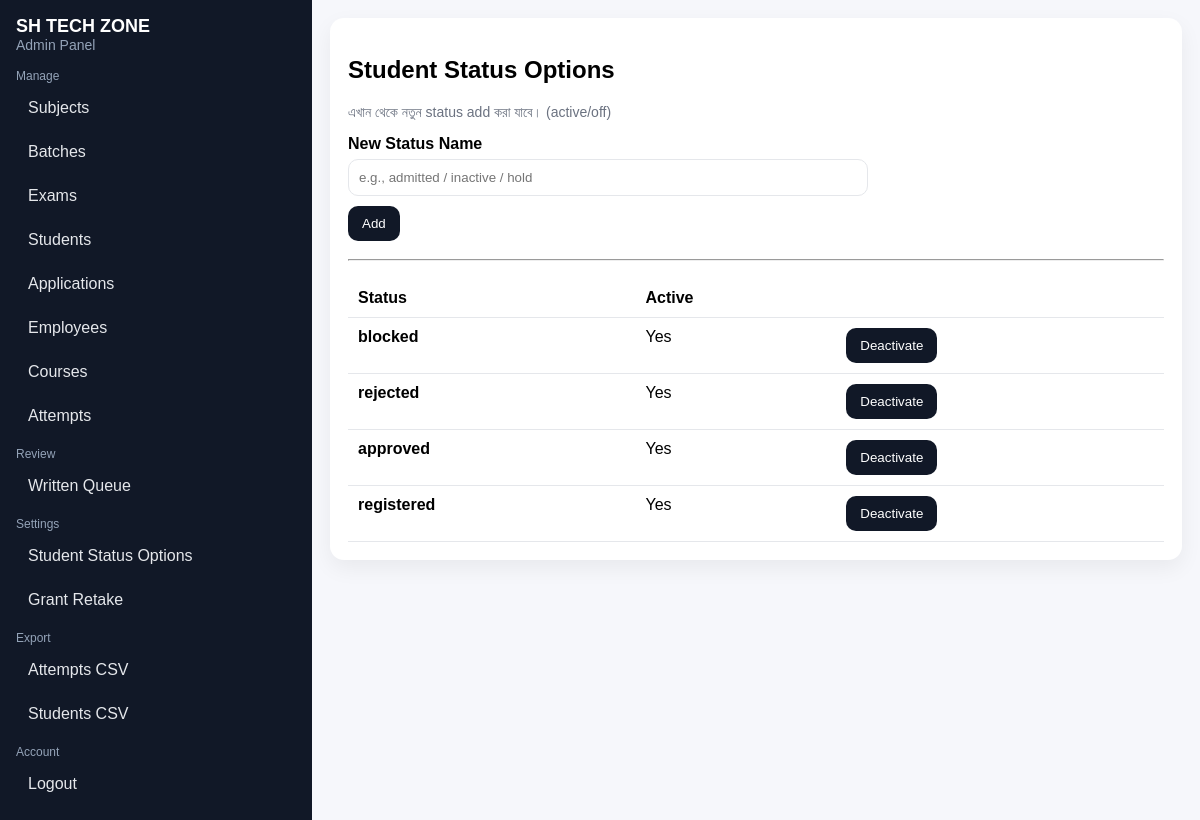
The page /admin/status (signed in) on the database its author committed.
### tables this page shows
CREATE TABLE status_options (
        id INTEGER PRIMARY KEY AUTOINCREMENT,
        name TEXT UNIQUE NOT NULL,
        is_active INTEGER NOT NULL DEFAULT 1,
        created_at TEXT NOT NULL
    );

### app.py (the view, shortened to what this page needs)
@app.route("/admin/status", methods=["GET", "POST"])
@admin_required
def admin_status_options():
    conn = get_db()
    statuses = conn.execute("SELECT * FROM status_options ORDER BY id DESC").fetchall()
    conn.close()
    return render_template("admin/status.html", site_name=SITE_NAME, statuses=statuses)

### app.py (called while the page is built)
def get_db():
    conn = sqlite3.connect(DB_PATH)
    conn.row_factory = sqlite3.Row
    try:
        conn.execute("PRAGMA foreign_keys = ON")
    except Exception:
        pass
    return conn

def admin_required(fn):
    @wraps(fn)
    def wrapper(*args, **kwargs):
        if not session.get("admin"):
            return redirect(url_for("admin_login"))
        return fn(*args, **kwargs)
    return wrapper

### templates/admin/status.html
{% extends "admin/base.html" %}
{% block content %}
  <h2>Student Status Options</h2>
  <p class="muted">এখান থেকে নতুন status add করা যাবে। (active/off)</p>
  <form method="post" style="max-width:520px;">
    <label>New Status Name</label>
    <input name="name" placeholder="e.g., admitted / inactive / hold" />
    <button class="btn btn2" type="submit" style="margin-top:10px;">Add</button>
  </form>
  <hr style="margin:18px 0;"/>
  {% if statuses %}
    <table>
      <thead><tr><th>Status</th><th>Active</th><th></th></tr></thead>
      <tbody>
        {% for s in statuses %}
          <tr>
            <td><b>{{ s.name }}</b></td>
            <td>{{ "Yes" if s.is_active else "No" }}</td>
            <td>
              <form method="post" action="{{ url_for('admin_status_toggle', status_id=s.id) }}">
                <button class="btn {% if s.is_active %}btn3{% else %}btn4{% endif %}" type="submit">
                  {% if s.is_active %}Deactivate{% else %}Activate{% endif %}
                </button>
              </form>
            </td>
          </tr>
        {% endfor %}
      </tbody>
    </table>
  {% else %}
    <p class="muted">No statuses.</p>
  {% endif %}
{% endblock %}

### templates/admin/base.html (style rules this page uses)
body { font-family: Arial, sans-serif; margin: 0; background: #f6f7fb; }
.muted { color:#6b7280; font-size: 14px; }
a.btn, button.btn { display:inline-block; padding: 10px 14px; border-radius: 10px; border: 0; text-decoration:none; background:#111827; color:#fff; cursor:pointer; }
.btn2 { background:#2563eb; }
.btn3 { background:#dc2626; }
table { width:100%; border-collapse: collapse; }
th, td { text-align:left; padding:10px; border-bottom: 1px solid #e5e7eb; vertical-align: top; }
textarea, input, select { width:100%; padding:10px; border-radius:10px; border:1px solid #e5e7eb; box-sizing: border-box; }
label { font-weight: 700; display:block; margin: 10px 0 6px; }

### rows shown on the page
status_options: name "blocked", is_active "Yes", shows "Deactivate"
status_options: name "rejected", is_active "Yes", shows "Deactivate"
status_options: name "approved", is_active "Yes", shows "Deactivate"
status_options: name "registered", is_active "Yes", shows "Deactivate"

### other values the page prints
{{ site_name }} "SH TECH ZONE"
